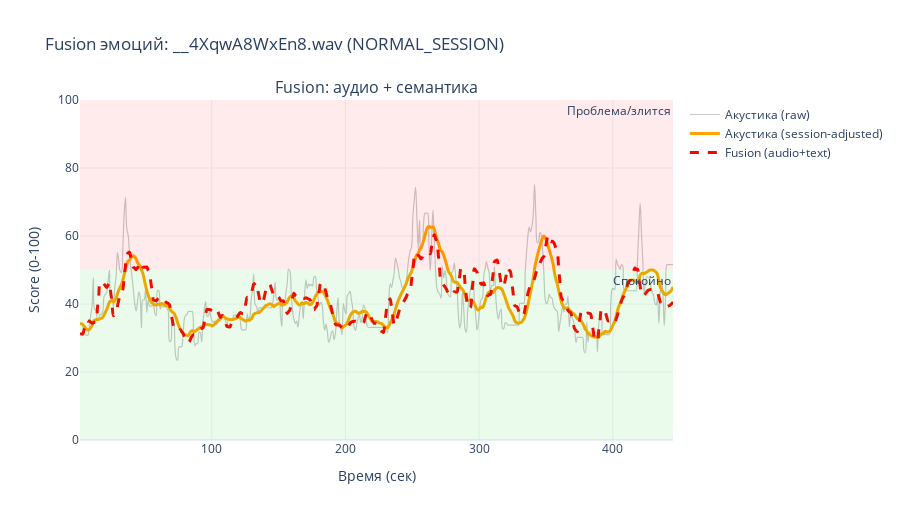

The notebook cell this image was saved under:
### Code cell
# Анализ и график
if 'audio_ready' not in globals() or not audio_ready or audio is None or len(audio) == 0:
    print("⚠️ Нет аудио для анализа. Сначала выбери и загрузите файл в первой ячейке.")
else:
    window_sec = 3
    hop_sec = 1
    sr = 16000
    window_samples = int(window_sec * sr)
    hop_samples = int(hop_sec * sr)

    starts = list(range(0, max(len(audio) - window_samples, 0) + hop_samples, hop_samples))
    if not starts:
        starts = [0]

    print("🔄 Анализ по 3с окнам...")
    progress = widgets.IntProgress(value=0, min=0, max=len(starts), description='⏳', bar_style='info')
    progress_label = widgets.HTML(value="⏳ Подготовка...")
    display(widgets.VBox([progress, progress_label]))

    results = []
    prev_state = 'CALM'
    prev_agitation = None
    last_active_agitation = None
    last_active_state = 'CALM'
    tension_trend = None
    score_history = []
    trend_alpha = 0.03  # медленный тренд ~30-50с
    state_streak = 0
    pending_state = None
    pending_count = 0

    pause_voiced_thr = 0.12  # чувствительнее к тишине
    pause_rms_scale = 0.8

    for idx, start_sample in enumerate(starts):
        end_sample = min(len(audio), start_sample + window_samples)
        window_audio = audio[start_sample:end_sample]

        if len(window_audio) < int(0.5 * sr) and len(audio) > int(window_samples):
            continue

        features = extract_features(window_audio, sr)
        baseline_rms = max(baseline.get('rms', 1e-6) or 1e-6, 1e-6)
        voiced_ratio_val = float(np.nan_to_num(features.get('voiced_ratio', 0.0), nan=0.0, posinf=0.0, neginf=0.0))
        rms_val = float(np.nan_to_num(features.get('rms', 0.0), nan=0.0, posinf=0.0, neginf=0.0))
        is_pause = (voiced_ratio_val < pause_voiced_thr) and (rms_val < baseline_rms * pause_rms_scale)

        if is_pause and last_active_agitation is not None:
            agitation_score = last_active_agitation
            state_for_row = last_active_state
            rms_ratio_val = float(np.clip(rms_val / baseline_rms, 0, 10))
            pitch_jitter_val = float(np.nan_to_num(features.get('pitch_jitter', 0.0), nan=0.0, posinf=0.0, neginf=0.0))
            if tension_trend is None:
                tension_trend = agitation_score
            dialogue_escalation = (tension_trend > 50) and (agitation_score > 65)
            out_row = {
                'state': state_for_row,
                'agitation_score': round(float(agitation_score), 1),
                'rms_ratio': round(rms_ratio_val, 2),
                'pitch_jitter': round(pitch_jitter_val, 1),
                'time_sec': round(((start_sample + end_sample) / 2) / sr, 2),
                'tension_trend': round(float(tension_trend), 1),
                'dialogue_escalation': bool(dialogue_escalation)
            }
            results.append(out_row)
            score_history.append(agitation_score)
        else:
            agitation_score = compute_agitation_score(
                features, baseline, prev_score=prev_agitation,
                smoothing_alpha=0.5, spike_threshold=20.0, max_step=9.0
            )

            if tension_trend is None:
                tension_trend = agitation_score
            else:
                tension_trend = trend_alpha * agitation_score + (1 - trend_alpha) * tension_trend

            mood_info = get_mood_state(
                features, baseline, agitation_score,
                prev_state=prev_state, prev_score=prev_agitation,
                recent_scores=score_history,
                state_streak=state_streak,
                pending_state=pending_state,
                pending_count=pending_count
            )

            dialogue_escalation = (tension_trend > 50) and (agitation_score > 65)

            out_row = {
                'state': mood_info['state'],
                'agitation_score': mood_info['agitation_score'],
                'rms_ratio': mood_info['rms_ratio'],
                'pitch_jitter': mood_info['pitch_jitter'],
                'time_sec': round(((start_sample + end_sample) / 2) / sr, 2),
                'tension_trend': round(float(tension_trend), 1),
                'dialogue_escalation': bool(dialogue_escalation)
            }
            results.append(out_row)

            score_history.append(agitation_score)
            prev_agitation = agitation_score
            prev_state = mood_info['state']
            state_streak = mood_info.get('state_streak', state_streak)
            pending_state = mood_info.get('pending_state', None)
            pending_count = mood_info.get('pending_count', 0)
            last_active_agitation = agitation_score
            last_active_state = mood_info['state']

        progress.value = idx + 1
        progress_label.value = (
            f"🔎 Окно {idx+1}/{len(starts)} — t={round(((start_sample + end_sample) / 2) / sr, 2):.1f}с | {results[-1]['state']} | "
            f"score={results[-1]['agitation_score']:.1f} | trend={results[-1]['tension_trend']:.1f}"
        )

    if not results:
        fallback_features = extract_features(audio, sr)
        fallback_agitation = compute_agitation_score(fallback_features, baseline, prev_score=None)
        fallback_trend = fallback_agitation
        fallback_mood = get_mood_state(fallback_features, baseline, fallback_agitation)
        out_row = {
            'state': fallback_mood['state'],
            'agitation_score': fallback_mood['agitation_score'],
            'rms_ratio': fallback_mood['rms_ratio'],
            'pitch_jitter': fallback_mood['pitch_jitter'],
            'time_sec': round(len(audio) / (2 * sr), 2),
            'tension_trend': round(float(fallback_trend), 1),
            'dialogue_escalation': bool(False)
        }
        results.append(out_row)

    df = pd.DataFrame(results)

    # Доп. сглаживание только для визуализации
    df['rolling_mean_15s'] = df['agitation_score'].rolling(window=15, min_periods=1).mean()
    df['rolling_mean_30s'] = df['agitation_score'].rolling(window=30, min_periods=1).mean()

    # Session-level stats for agitation
    session_mean = float(df['agitation_score'].mean())
    session_std = float(df['agitation_score'].std(ddof=0) or 0.0)
    session_p90 = float(df['agitation_score'].quantile(0.9))
    df.attrs['session_mean_agitation'] = session_mean
    df.attrs['session_std_agitation'] = session_std
    df.attrs['session_p90_agitation'] = session_p90
    df.attrs['session_state'] = 'CALM_SESSION' if (session_p90 < 40 and session_mean < 35) else 'NORMAL_SESSION'

    print(f"✅ Анализ завершен! {len(df)} временных точек")
    display(df.head())

    # Готовим визуальный df
    def _prepare_agitation_vis(df_in: pd.DataFrame, window_points_30: int = 30):
        if df_in.empty or 'agitation_score' not in df_in.columns:
            return df_in
        dfv = df_in.copy()
        mean_fp = dfv.attrs.get('session_mean_agitation', float(dfv['agitation_score'].mean()))
        std_fp = dfv.attrs.get('session_std_agitation', float(dfv['agitation_score'].std(ddof=0) or 0.0))
        eps = 1e-6
        dfv['ag_centered'] = dfv['agitation_score'] - mean_fp
        dfv['ag_z'] = dfv['ag_centered'] / max(std_fp, eps)
        window = max(3, int(window_points_30))
        dfv['ag_centered_30s'] = dfv['ag_centered'].rolling(window=window, min_periods=1).mean()
        session_state_loc = dfv.attrs.get('session_state', 'NORMAL_SESSION')
        calm_level = 35.0
        calm_band = 5.0
        if session_state_loc == 'CALM_SESSION':
            vis = calm_level + dfv['ag_centered_30s']
            vis = vis.clip(calm_level - calm_band, calm_level + calm_band)
            dfv['vis_agitation'] = vis
        else:
            dfv['vis_agitation'] = dfv['rolling_mean_15s']
        return dfv

    df_vis = _prepare_agitation_vis(df)

    # Семантика: ASR + текст (опционально)
    df_text = pd.DataFrame()
    if 'selected_path' in globals() and selected_path and load_text_pipelines():
        df_text = transcribe_and_classify(selected_path, window_sec=5.0, hop_sec=5.0, sr=16000)
        if df_text.empty:
            print('⚠️ Семантика не получена (ASR/классификатор недоступны)')
    else:
        print('ℹ️ Семантический слой не активирован (нет selected_path или модели)')

    df_fused = fuse_audio_text(df_vis, df_text)

    fig = make_subplots(rows=1, cols=1, subplot_titles=('Fusion: аудио + семантика',), specs=[[{"secondary_y": False}]], vertical_spacing=0.08)

    fig.add_trace(go.Scatter(
        x=df_fused.get('time_sec', df_fused.index), y=df_fused.get('agitation_score', df_fused.index),
        mode='lines', name='Акустика (raw)',
        line=dict(color='rgba(120,120,120,0.4)', width=1.2),
        line_shape='spline', marker=dict(size=0)
    ), row=1, col=1)

    if 'vis_agitation' in df_fused:
        fig.add_trace(go.Scatter(
            x=df_fused.get('time_sec', df_fused.index), y=df_fused['vis_agitation'],
            mode='lines', name='Акустика (session-adjusted)',
            line=dict(color='orange', width=3),
            line_shape='spline', marker=dict(size=0)
        ), row=1, col=1)

    if 'fusion_score' in df_fused:
        fig.add_trace(go.Scatter(
            x=df_fused.get('time_sec', df_fused.index), y=df_fused['fusion_score'],
            mode='lines', name='Fusion (audio+text)',
            line=dict(color='red', width=3, dash='dash'),
            line_shape='spline', marker=dict(size=0)
        ), row=1, col=1)

    fig.add_hrect(y0=50, y1=100, line_width=0, fillcolor='rgba(255,0,0,0.08)', annotation_text='Проблема/злится')
    fig.add_hrect(y0=0, y1=50, line_width=0, fillcolor='rgba(0,200,0,0.08)', annotation_text='Спокойно')

    session_state = df_fused.attrs.get('session_state', 'NORMAL_SESSION')
    fig.update_layout(height=520, title=f"Fusion эмоций: {dropdown.value} ({session_state})", xaxis_title="Время (сек)",
                      hovermode='x unified', template='plotly_white')
    fig.update_yaxes(title_text="Score (0-100)", row=1, col=1)
    fig.show()

### Figure 1 — Plotly figure (JSON) as saved in the notebook; plotly's stock layout.template omitted (floating-point values rounded to 4 significant figures; data arrays with more than 128 entries replaced by an {"elided": "..."} marker saying what was removed)
{"data": [{"line": {"color": "rgba(120,120,120,0.4)", "shape": "spline", "width": 1.2}, "marker": {"size": 0}, "mode": "lines", "name": "Акустика (raw)", "type": "scatter", "x": {"elided": "445 float values"}, "xaxis": "x", "y": {"elided": "445 float values"}, "yaxis": "y"}, {"line": {"color": "orange", "shape": "spline", "width": 3}, "marker": {"size": 0}, "mode": "lines", "name": "Акустика (session-adjusted)", "type": "scatter", "x": {"elided": "445 float values"}, "xaxis": "x", "y": {"elided": "445 float values"}, "yaxis": "y"}, {"line": {"color": "red", "dash": "dash", "shape": "spline", "width": 3}, "marker": {"size": 0}, "mode": "lines", "name": "Fusion (audio+text)", "type": "scatter", "x": {"elided": "445 float values"}, "xaxis": "x", "y": {"elided": "445 float values"}, "yaxis": "y"}], "layout": {"annotations": [{"font": {"size": 16}, "showarrow": false, "text": "Fusion: аудио + семантика", "x": 0.5, "xanchor": "center", "xref": "paper", "y": 1, "yanchor": "bottom", "yref": "paper"}, {"showarrow": false, "text": "Проблема/злится", "x": 1, "xanchor": "right", "xref": "x domain", "y": 100, "yanchor": "top", "yref": "y"}, {"showarrow": false, "text": "Спокойно", "x": 1, "xanchor": "right", "xref": "x domain", "y": 50, "yanchor": "top", "yref": "y"}], "height": 520, "hovermode": "x unified", "shapes": [{"fillcolor": "rgba(255,0,0,0.08)", "line": {"width": 0}, "type": "rect", "x0": 0, "x1": 1, "xref": "x domain", "y0": 50, "y1": 100, "yref": "y"}, {"fillcolor": "rgba(0,200,0,0.08)", "line": {"width": 0}, "type": "rect", "x0": 0, "x1": 1, "xref": "x domain", "y0": 0, "y1": 50, "yref": "y"}], "title": {"text": "Fusion эмоций: __4XqwA8WxEn8.wav (NORMAL_SESSION)"}, "xaxis": {"anchor": "y", "domain": [0, 1], "title": {"text": "Время (сек)"}}, "yaxis": {"anchor": "x", "domain": [0, 1], "title": {"text": "Score (0-100)"}}}}
